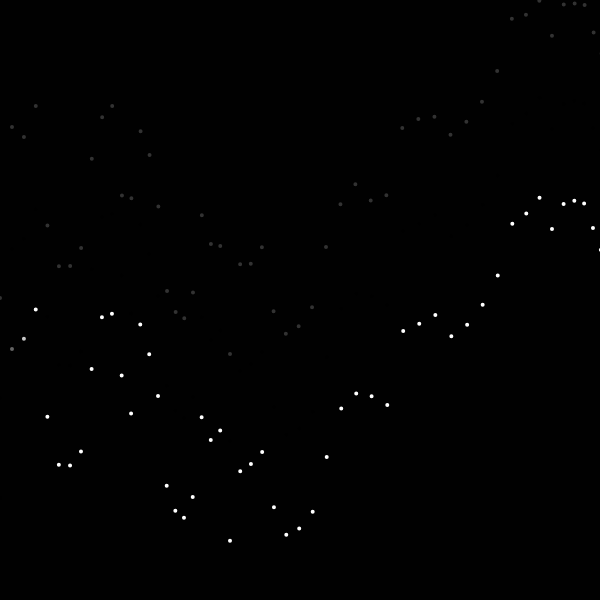
Frame 1 (no input)
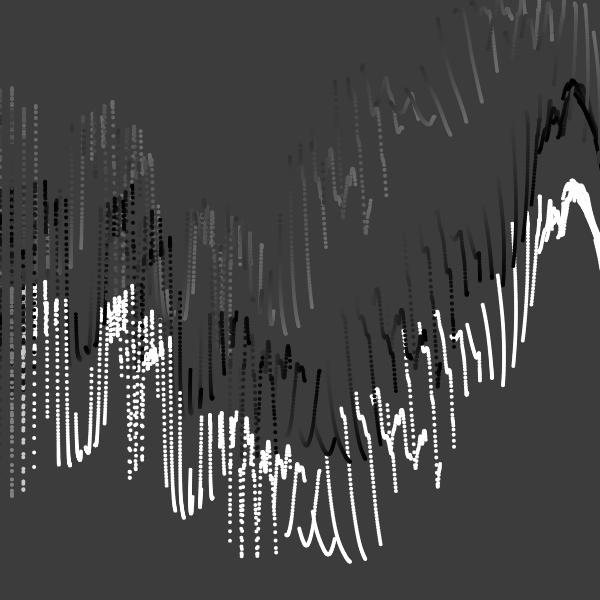
Frame 60 (no input)
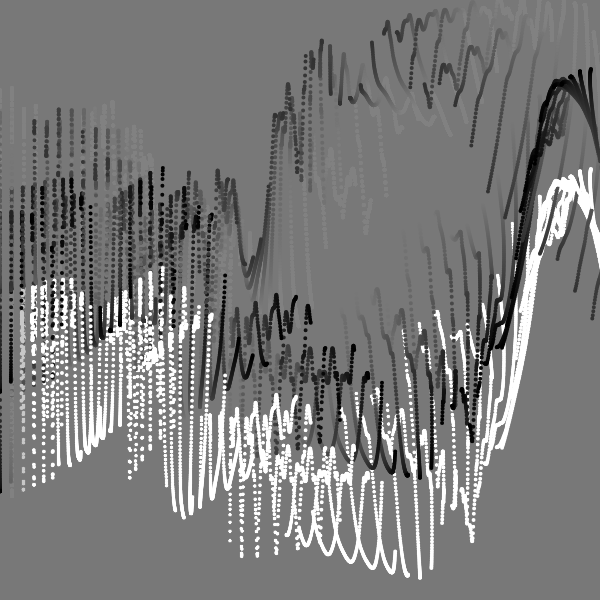
Frame 120 (the mouse pressed at the canvas centre since frame 60)

The p5.js sketch that drew these frames (run headless with seeded random() and noise() and a simulated clock; from frame 60 on, the mouse is pressed at the canvas centre):

// p5.js sketch
// ── sketch.js
/*
ref.
A trick to get looping curves with lerp and delay
https://necessarydisorder.wordpress.com/2018/03/31/a-trick-to-get-looping-curves-with-lerp-and-delay/
*/


const CYCLE = 480;
const VERT_NUM = 3000;
let DELAY_FACTOR = 1.3;


function setup() {

    const s = min(windowWidth , windowHeight);
  createCanvas(s,s); 
  w = 600;
  var canvas;
    if(windowWidth>=600 && windowHeight >=600){
      canvas = createCanvas(600, 600);
    }
    else{
      canvas = createCanvas(windowWidth, windowHeight - 100);
    }

  var x = (windowWidth - width) / 2;
  var y = (windowHeight - height) / 2;

  canvas.position(x, y);
  background(0);
  noStroke();



}

function x1(t){
  return  (cos(TAU * t) - 1) * height * 0.0;
}
function y1(t){
  return 0.5 * width + width * (noise(sin(TAU * t) * 2) - 0.5);
}
 
function x2(t){
  return (cos(TAU * t) + 1) * width * 0.1 + width;
}
function y2(t){
  return 0.5 * width - 0.4 * width * cos(TAU * t);
  
}
 

function draw(){
  
  const frameRatio = frameCount % CYCLE / CYCLE;
  
  const w = 50;
  strokeJoin(ROUND);
  noFill();
  background(200, 1);

    for(let i=0;i< VERT_NUM; i+=50){
    stroke(0);
    fill(0)

    const vertRatio = (i / VERT_NUM) % 1;
    let x = lerp(x1(frameRatio - DELAY_FACTOR * vertRatio), x2(frameRatio - DELAY_FACTOR * (20 - vertRatio)), vertRatio);
    let y = lerp(y1(frameRatio - DELAY_FACTOR * vertRatio*2), y2(frameRatio - DELAY_FACTOR * ( vertRatio)), vertRatio);
    ellipse(x, y , 2, 2);

  }


    strokeWeight(2);

  for(let i=0;i< VERT_NUM; i+=50){
    stroke(i*2);
  fill(0, 10)

    const vertRatio = (i / VERT_NUM) % 1;
    let x = lerp(x1(frameRatio - DELAY_FACTOR * vertRatio*10), x2(frameRatio - DELAY_FACTOR * (20 - vertRatio)), vertRatio);
    let y = lerp(y1(frameRatio - DELAY_FACTOR * vertRatio*2), y2(frameRatio - DELAY_FACTOR * ( vertRatio)), vertRatio);
    ellipse(x, y + 100, 2, 2);

  }


  for(let i=0;i< VERT_NUM; i+=50){
    stroke(50);
  fill(255, 10)

    const vertRatio = (i / VERT_NUM) % 1;
    let x = lerp(x1(frameRatio - DELAY_FACTOR * vertRatio), x2(frameRatio - DELAY_FACTOR * (vertRatio)), vertRatio);
    let y = lerp(y1(frameRatio - DELAY_FACTOR * vertRatio*-2), y2(frameRatio - DELAY_FACTOR * (500 - vertRatio)), vertRatio);
    ellipse(x, y - 100, 2, 2);

  }

}


function createCols(_url) {
  let slash_index = _url.lastIndexOf('/');
  let pallate_str = _url.slice(slash_index + 1);
  let arr = pallate_str.split('-');
  for (let i = 0; i < arr.length; i++) {
    arr[i] = '#' + arr[i];
  }
  return arr;
}
